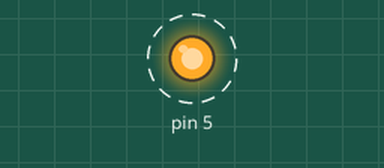
This sketch was run on a simulated Arduino Uno, built with avr-gcc and run on an emulated ATmega328P. Shown: output pins drawn as LEDs (lit = HIGH). Dashed ring = blinking.

Above: at 0.05 s.
Timing chart, 0 to 3.0 s (numbered marks = the images above):
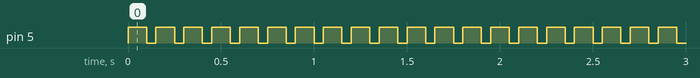

Measured:
- by itself, pin 5: alternates HIGH for 0.10 s and LOW for 0.05 s

The sketch:

overdue.ino
```cpp
void setup() {
  // Initialize digital pin LED_BUILTIN as an output.
  pinMode(5, OUTPUT);
}

// The loop function runs over and over again forever
void loop() {
  digitalWrite(5, HIGH);   // Turn the LED on (HIGH is the voltage level)
  delay(100);                 // Fast blink to notify overdue assignment.
  digitalWrite(5, LOW);    // Turn the LED off by making the voltage LOW
  delay(50);
}
```
